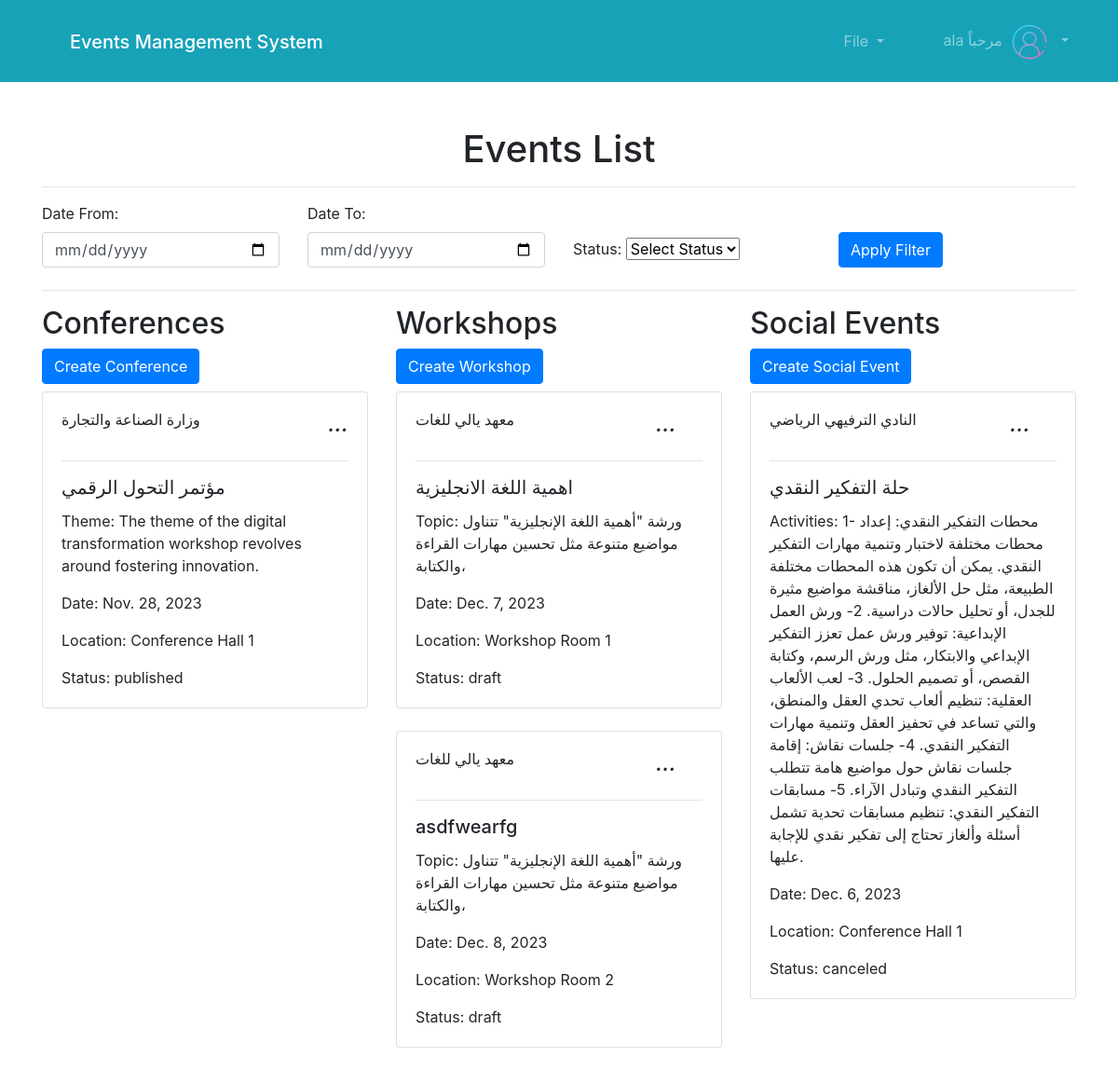
The app's page / (signed in), older data.
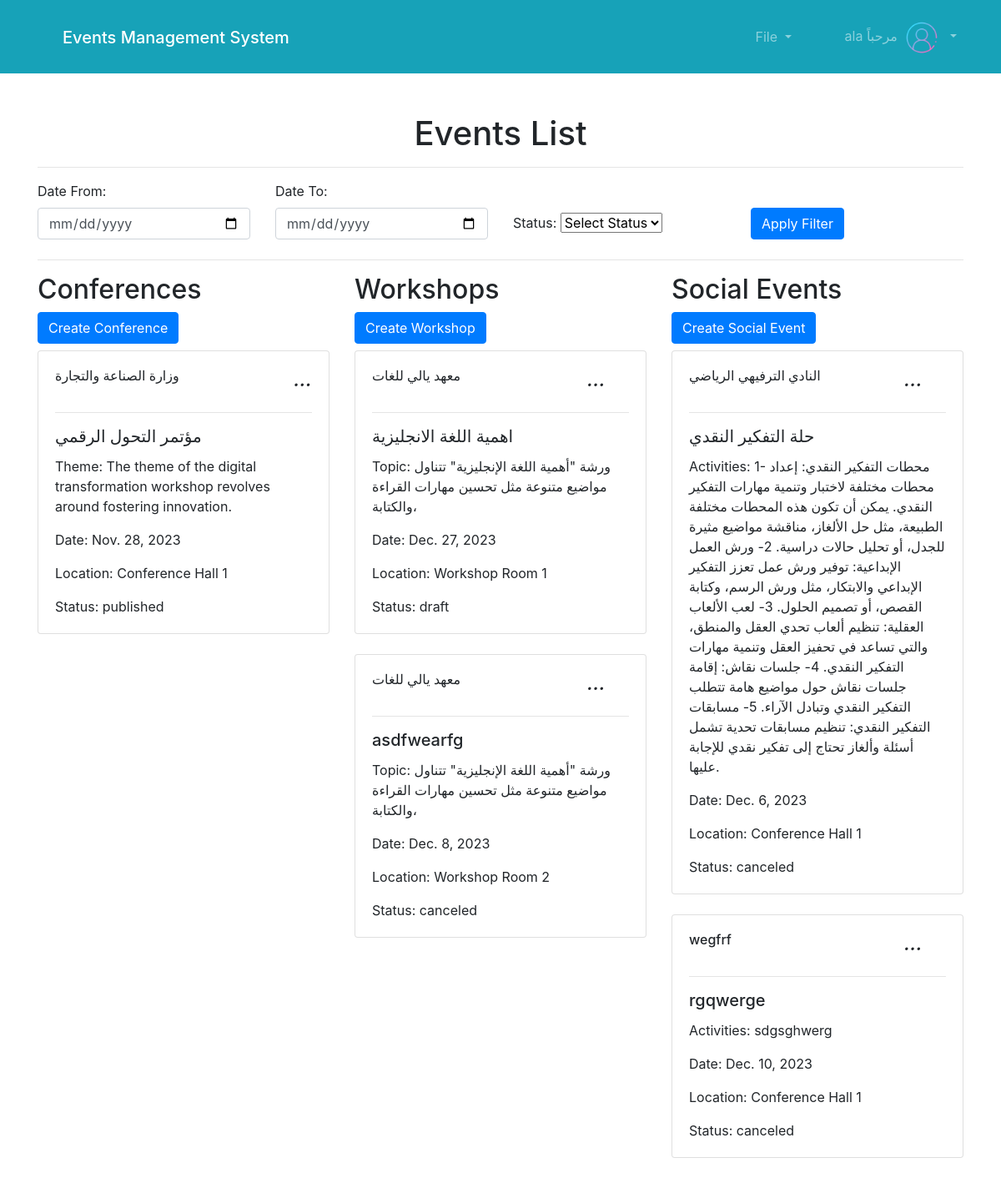
The same page, newer data.
### Event/models.py (models this page shows, shortened)
class Event(models.Model):
    tenant = models.CharField(max_length=255)
    title = models.CharField(max_length=255)
    date = models.DateField()
    location = models.ForeignKey(Location, on_delete=models.CASCADE, related_name='events')
    description = models.TextField(max_length=1000)
    create_by = models.ForeignKey(User, related_name='events',on_delete=models.CASCADE)
    STATUS_CHOICES = [
        ('draft', 'Draft'),
        ('published', 'Published'),
        ('canceled', 'Canceled'),
    ]
    status = models.CharField(max_length=20, choices=STATUS_CHOICES, default='draft')
    discout = models.DecimalField(max_digits=10, decimal_places=2, default=0.00)
    price = models.DecimalField(max_digits=10, decimal_places=2, default=0.00)

class Conference(Event):
    theme = models.CharField(max_length=100)
    def display_event_details(self):
        return f"Conference: {self.title}, Theme: {self.theme}, Date: {self.date}"

class Event(models.Model):
    tenant = models.CharField(max_length=255)
    title = models.CharField(max_length=255)
    date = models.DateField()
    location = models.ForeignKey(Location, on_delete=models.CASCADE, related_name='events')
    description = models.TextField(max_length=1000)
    create_by = models.ForeignKey(User, related_name='events',on_delete=models.CASCADE)
    STATUS_CHOICES = [
        ('draft', 'Draft'),
        ('published', 'Published'),
        ('canceled', 'Canceled'),
    ]
    status = models.CharField(max_length=20, choices=STATUS_CHOICES, default='draft')
    discout = models.DecimalField(max_digits=10, decimal_places=2, default=0.00)
    price = models.DecimalField(max_digits=10, decimal_places=2, default=0.00)

class Location(models.Model):
    name = models.CharField(max_length=255)
    capacity = models.IntegerField()
    price = models.DecimalField(max_digits=10, decimal_places=2)
    def __str__(self):
        return self.name

class Workshop(Event):
    topic = models.CharField(max_length=100)
    def display_event_details(self):
        return f"Workshop: {self.title}, Topic: {self.topic}, Date: {self.date}"

class SocialEvent(Event):
    activities = models.TextField()
    def display_event_details(self):
        return f"Social Event: {self.title}, Activities: {self.activities}, Date: {self.date}"

### Event/views.py (the view)
# urls.py: path('', views.events_list, name='events_list'),
def events_list(request):
    conference = Conference.objects.all()
    workshop = Workshop.objects.all()
    social_event = SocialEvent.objects.all()
    for i in conference:
        change_event_status_to_published(i.pk)
    for i in workshop:
        change_event_status_to_published(i.pk)
    for i in social_event:
        change_event_status_to_published(i.pk)
    date_from = request.GET.get('date_from')
    date_to = request.GET.get('date_to')
    status = request.GET.get('status')
    if date_from:
        conference = conference.filter(date__gte=date_from)
        workshop = workshop.filter(date__gte=date_from)
        social_event = social_event.filter(date__gte=date_from)
    if date_to:
        conference = conference.filter(date__lte=date_to)
        workshop = workshop.filter(date__lte=date_to)
        social_event = social_event.filter(date__lte=date_to)
    if status:
        conference = conference.filter(status=status)
        workshop = workshop.filter(status=status)
        social_event = social_event.filter(status=status)
    status_choices = Conference.STATUS_CHOICES
    context = {
        'conference': conference,
        'workshop': workshop,
        'social_event': social_event,
        'date_from': date_from,
        'date_to': date_to,
        'status': status,
        'status_choices': status_choices,
    }
    return render(request, 'index.html', context)

### Event/views.py (called while the page is built)
def change_event_status_to_published(pk):
    try:
        event = Event.objects.get(pk=pk)
        if event.date == date.today() or event.date < date.today() :
            if event.status != "canceled":
                event.status = "published"
                event.save()
                return "ok"
            else:
                return "Event is canceled"
        else:
            return "Event date is not today"
    except Event.DoesNotExist:
        return "Event not found"

### templates/index.html (shortened to what the changed rows need)
{% extends 'base.html' %}
{% load static %}
{% block content %}
<div class="container mt-5">
    <h1 class="text-center">Events List</h1>
    <div class="row">
        <div class="col-md-4">
            <h2>Conferences</h2>
            {% for conference_event in conference %}
                <div class="card mb-4">
                    <div class="card-body">
                        <div class="row">
                            <div class="col-md-10">
                                <h6 class="card-title">{{ conference_event.tenant }}</h6>
                            </div>
                            <div class="col-md-2">
                            <div class="dropdown text-right">
                                <i class=" toggle" type="button" id="dropdownMenuButton" data-toggle="dropdown" aria-haspopup="true" aria-expanded="false">
                                    <span class="icon"><h4>...</h4></span>
                                </i>
                            </div>
                        </div>
                        </div>
                        <hr>
                        <h5 class="card-title">{{ conference_event.title }}</h5>
                        <p class="card-text">Theme: {{ conference_event.theme }}</p>
                        <p class="card-text">Date: {{ conference_event.date }}</p>
                        <p class="card-text">Location: {{ conference_event.location }}</p>
                        <p class="card-text">Status: {{ conference_event.status }}</p>
                    </div>
                </div>
            {% endfor %}
        </div>
        <div class="col-md-4">
            <h2>Workshops</h2>
            {% for workshop_event in workshop %}
                <div class="card mb-4">
                    <div class="card-body">
                        <div class="row">
                            <div class="col-md-9">
                                <h6 class="card-title">{{ workshop_event.tenant }}</h6>
                            </div>
                            <div class="col-md-2">
                            <div class="dropdown text-right">
                                <i class=" toggle" type="button" id="dropdownMenuButton" data-toggle="dropdown" aria-haspopup="true" aria-expanded="false">
                                    <span class="icon"><h4>...</h4></span>
                                </i>
                            </div>
                        </div>
                        </div>
                        <hr>
                        <h5 class="card-title">{{ workshop_event.title }}</h5>
                        <p class="card-text">Topic: {{ workshop_event.topic }}</p>
                        <p class="card-text">Date: {{ workshop_event.date }}</p>
                        <p class="card-text">Location: {{ workshop_event.location }}</p>
                        <p class="card-text">Status: {{ workshop_event.status }}</p>
                    </div>
                </div>
            {% endfor %}
        </div>
        <div class="col-md-4">
            <h2>Social Events</h2>
            {% for social_event in social_event %}
                <div class="card mb-4">
                    <div class="card-body">
                        <div class="row">
                            <div class="col-md-9">
                                <h6 class="card-title">{{ social_event.tenant }}</h6>
                            </div>
                            <div class="col-md-2">
                            <div class="dropdown text-right">
                                <i class=" toggle" type="button" id="dropdownMenuButton" data-toggle="dropdown" aria-haspopup="true" aria-expanded="false">
                                    <span class="icon"><h4>...</h4></span>
                                </i>
                            </div>
                        </div>
                        </div>
                        <hr>
                        <h5 class="card-title">{{ social_event.title }}</h5>
                        <p class="card-text">Activities: {{ social_event.activities }}</p>
                        <p class="card-text">Date: {{ social_event.date }}</p>
                        <p class="card-text">Location: {{ social_event.location }}</p>
                        <p class="card-text">Status: {{ social_event.status }}</p>
                    </div>
                </div>
            {% endfor %}
        </div>
    </div>
</div>
{% endblock %}

Row changes from the older to the newer data that the page shows:
changed through a linked row, Workshop "اهمية اللغة الانجليزية": date "Dec. 7, 2023" → "Dec. 27, 2023"
changed through a linked row, Workshop "asdfwearfg": status "draft" → "canceled"
added SocialEvent: tenant "wegfrf", title "rgqwerge", activities "sdgsghwerg", date "Dec. 10, 2023", location "Conference Hall 1", status "canceled"
